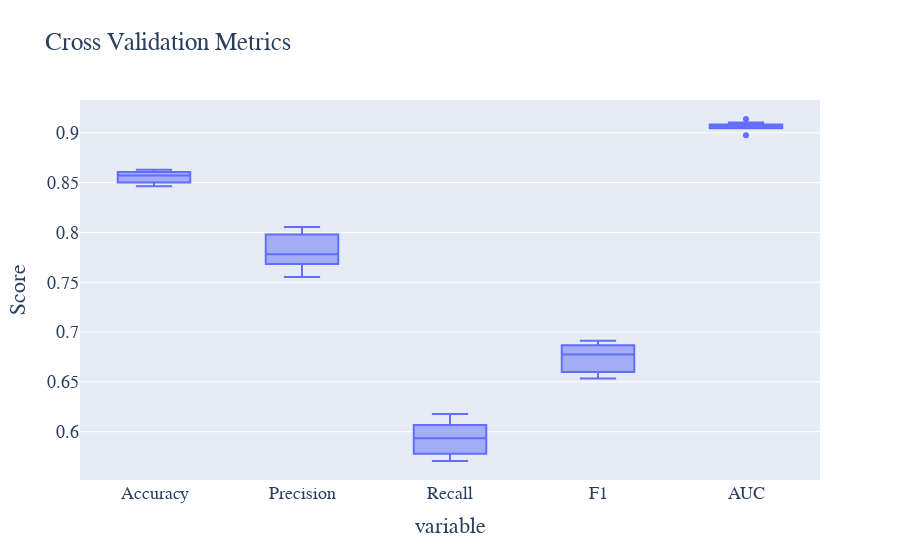

The notebook cell this image was saved under:
### Code cell
# 执行交叉验证
cv_results = cross_validate(lr_model, X_train, y_train, cv=10, scoring=['accuracy', 'precision', 'recall', 'f1', 'roc_auc'])

# 提取交叉验证结果
cv_accuracy = cv_results['test_accuracy']
cv_precision = cv_results['test_precision']
cv_recall = cv_results['test_recall']
cv_f1 = cv_results['test_f1']
cv_roc = cv_results['test_roc_auc']

# 绘制交叉验证结果的箱线图
cv_metrics_data = pd.DataFrame({
    'Accuracy': cv_accuracy,
    'Precision': cv_precision,
    'Recall': cv_recall,
    'F1': cv_f1,
    'AUC': cv_roc
})

# 绘制交叉验证结果的箱线图
fig = px.box(cv_metrics_data, title='Cross Validation Metrics')
fig.update_layout(
    yaxis_title='Score', showlegend=False,
    font=dict(family='Times New Roman', size=18)
)
fig.write_html('Image/4_6_2_5.html')
fig.show()

### Figure 1 — Plotly figure (JSON) as saved in the notebook; plotly's stock layout.template omitted (floating-point values rounded to 4 significant figures)
{"data": [{"alignmentgroup": "True", "hovertemplate": "variable=%{x}<br>value=%{y}<extra></extra>", "legendgroup": "", "marker": {"color": "#636efa"}, "name": "", "notched": false, "offsetgroup": "", "orientation": "v", "showlegend": false, "type": "box", "x": ["Accuracy", "Accuracy", "Accuracy", "Accuracy", "Accuracy", "Accuracy", "Accuracy", "Accuracy", "Accuracy", "Accuracy", "Precision", "Precision", "Precision", "Precision", "Precision", "Precision", "Precision", "Precision", "Precision", "Precision", "Recall", "Recall", "Recall", "Recall", "Recall", "Recall", "Recall", "Recall", "Recall", "Recall", "F1", "F1", "F1", "F1", "F1", "F1", "F1", "F1", "F1", "F1", "AUC", "AUC", "AUC", "AUC", "AUC", "AUC", "AUC", "AUC", "AUC", "AUC"], "x0": " ", "xaxis": "x", "y": [0.8511, 0.8464, 0.8564, 0.8487, 0.8608, 0.8628, 0.8501, 0.8628, 0.8604, 0.8578, 0.7615, 0.7552, 0.7845, 0.7684, 0.7913, 0.7979, 0.7695, 0.8054, 0.804, 0.772, 0.5952, 0.576, 0.592, 0.5707, 0.6067, 0.6099, 0.5779, 0.6005, 0.5899, 0.6178, 0.6682, 0.6536, 0.6748, 0.6549, 0.6868, 0.6913, 0.6601, 0.688, 0.6805, 0.6864, 0.9046, 0.8974, 0.9083, 0.9045, 0.9048, 0.9138, 0.9059, 0.9076, 0.9103, 0.9068], "y0": " ", "yaxis": "y"}], "layout": {"boxmode": "group", "font": {"family": "Times New Roman", "size": 18}, "legend": {"tracegroupgap": 0}, "showlegend": false, "title": {"text": "Cross Validation Metrics"}, "xaxis": {"anchor": "y", "domain": [0, 1], "title": {"text": "variable"}}, "yaxis": {"anchor": "x", "domain": [0, 1], "title": {"text": "Score"}}}}
